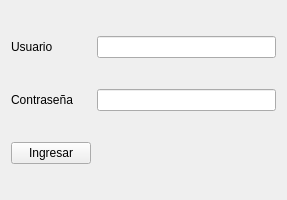
<?xml version="1.0" encoding="UTF-8"?>
<ui version="4.0">
 <class>Login</class>
 <widget class="QWidget" name="Login">
  <property name="geometry">
   <rect>
    <x>0</x>
    <y>0</y>
    <width>287</width>
    <height>200</height>
   </rect>
  </property>
  <property name="minimumSize">
   <size>
    <width>200</width>
    <height>100</height>
   </size>
  </property>
  <property name="maximumSize">
   <size>
    <width>400</width>
    <height>200</height>
   </size>
  </property>
  <property name="windowTitle">
   <string>Login</string>
  </property>
  <layout class="QGridLayout" name="gridLayout">
   <item row="0" column="0">
    <widget class="QLabel" name="label">
     <property name="text">
      <string>Usuario</string>
     </property>
    </widget>
   </item>
   <item row="0" column="1">
    <widget class="QLineEdit" name="leUsuario"/>
   </item>
   <item row="1" column="0">
    <widget class="QLabel" name="label_2">
     <property name="text">
      <string>Contraseña</string>
     </property>
    </widget>
   </item>
   <item row="1" column="1">
    <widget class="QLineEdit" name="leClave"/>
   </item>
   <item row="2" column="0">
    <widget class="QPushButton" name="pbIngresar">
     <property name="text">
      <string>Ingresar</string>
     </property>
    </widget>
   </item>
   <item row="2" column="1">
    <spacer name="horizontalSpacer">
     <property name="orientation">
      <enum>Qt::Horizontal</enum>
     </property>
     <property name="sizeHint" stdset="0">
      <size>
       <width>185</width>
       <height>20</height>
      </size>
     </property>
    </spacer>
   </item>
  </layout>
 </widget>
 <resources/>
 <connections/>
</ui>
